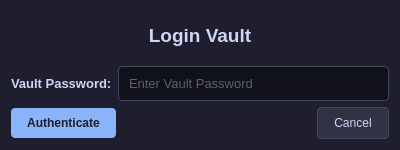
<?xml version="1.0" encoding="UTF-8"?>
<ui version="4.0">
 <class>Dialog</class>
 <widget class="QDialog" name="Dialog">
  <property name="geometry">
   <rect>
    <x>0</x>
    <y>0</y>
    <width>400</width>
    <height>150</height>
   </rect>
  </property>
  <property name="windowTitle">
   <string>Authenticate Vault</string>
  </property>
  <property name="windowIcon">
   <iconset>
    <normaloff>../../SiriusVault/src/ico/siriusvault.ico</normaloff>../../SiriusVault/src/ico/siriusvault.ico</iconset>
  </property>
  <property name="styleSheet">
   <string notr="true">QDialog {
    background-color: #1e1e2e;
    color: #cdd6f4;
    font-family: &quot;Segoe UI&quot;;
}</string>
  </property>
  <layout class="QVBoxLayout" name="verticalLayout">
   <item>
    <widget class="QLabel" name="label">
     <property name="styleSheet">
      <string notr="true">QLabel {
    color: #cdd6f4;
    font-size: 14pt;
    font-weight: bold;
}</string>
     </property>
     <property name="text">
      <string>Login Vault</string>
     </property>
     <property name="alignment">
      <set>Qt::AlignCenter</set>
     </property>
    </widget>
   </item>
   <item>
    <layout class="QHBoxLayout" name="horizontalLayout">
     <item>
      <widget class="QLabel" name="label_3">
       <property name="styleSheet">
        <string notr="true">QLabel {
    color: #cdd6f4;
    font-size: 10pt;
    font-weight: bold;
}</string>
       </property>
       <property name="text">
        <string>Vault Password:</string>
       </property>
      </widget>
     </item>
     <item>
      <widget class="QLineEdit" name="input_dialog_vLogin_vpassword">
       <property name="styleSheet">
        <string notr="true">QLineEdit {
    background-color: #11111b;
    border: 1px solid #45475a;
    border-radius: 4px;
    color: #a6adc8;
    padding: 8px;
    font-size: 10pt;
}

QLineEdit:focus {
    border: 1px solid #89b4fa;
}</string>
       </property>
       <property name="echoMode">
        <enum>QLineEdit::Password</enum>
       </property>
       <property name="placeholderText">
        <string>Enter Vault Password</string>
       </property>
      </widget>
     </item>
    </layout>
   </item>
   <item>
    <layout class="QHBoxLayout" name="horizontalLayout_2">
     <item>
      <widget class="QPushButton" name="btn_dialog_vLogin_auth">
       <property name="styleSheet">
        <string notr="true">QPushButton {
    background-color: #89b4fa;
    color: #1e1e2e;
    border: none;
    border-radius: 4px;
    padding: 8px 16px;
    font-weight: bold;
}

QPushButton:hover {
    background-color: #b4befe;
}

QPushButton:pressed {
    background-color: #74c7ec;
}</string>
       </property>
       <property name="text">
        <string>Authenticate</string>
       </property>
      </widget>
     </item>
     <item>
      <spacer name="horizontalSpacer">
       <property name="orientation">
        <enum>Qt::Horizontal</enum>
       </property>
       <property name="sizeHint" stdset="0">
        <size>
         <width>40</width>
         <height>20</height>
        </size>
       </property>
      </spacer>
     </item>
     <item>
      <widget class="QPushButton" name="btn_dialog_vLogin_cancel">
       <property name="styleSheet">
        <string notr="true">QPushButton {
    background-color: #313244;
    color: #cdd6f4;
    border: 1px solid #45475a;
    border-radius: 4px;
    padding: 8px 16px;
}

QPushButton:hover {
    background-color: #45475a;
    color: #ffffff;
}</string>
       </property>
       <property name="text">
        <string>Cancel</string>
       </property>
      </widget>
     </item>
    </layout>
   </item>
  </layout>
 </widget>
 <resources/>
 <connections/>
</ui>
